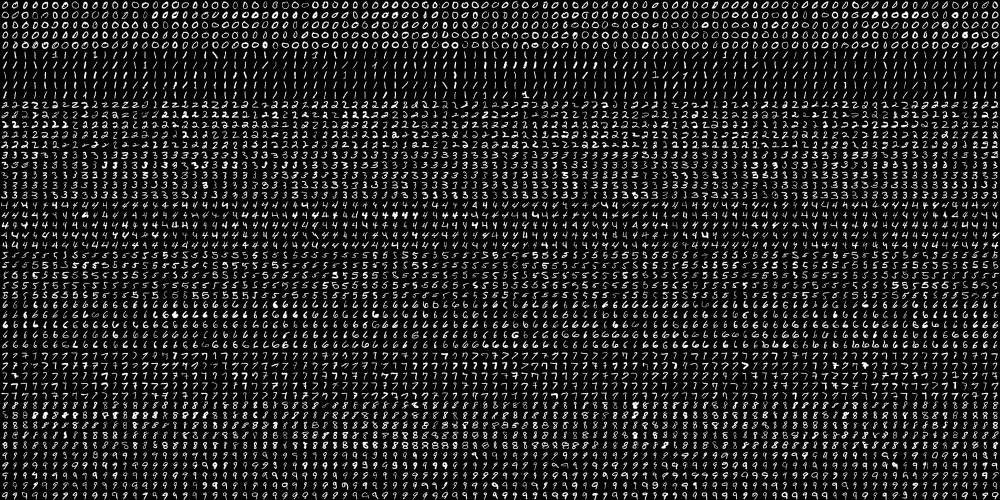
#> input picture img/digits.png, 2000 x 1000 px, found by its file name (shown at 1/2 size)
$ python knn_handwritten.py   (older library calls are emulated)
#> lines starting #> are read from the running program, lines starting #| are printed output that depends on the picture; after the words box and inside, x2 and y2 are one past the last pixel; in counts of white or black regions, pixels touching at a corner belong together
### mnist.py
"""
opencv

출처

제목: 파이썬으로 만드는 OpenCV 프로젝트
저자: 이세우
출판: 프로그래밍인사이트
"""
"""
요약

[예제 9-3] MNIST 손글씨 숫자 이미지셋 공통 모듈
"""
import cv2
import numpy as np

data = None
k = list(range(10))


def load():
    global data

    image = cv2.imread(filename="../img/digits.png")
#> image is the input picture: shape (1000, 2000, 3); min 0, max 255, mean 33.8
    gray = cv2.cvtColor(src=image, code=cv2.COLOR_BGR2GRAY)

    cells = [np.hsplit(ary=row, indices_or_sections=100) for row in np.vsplit(ary=gray, indices_or_sections=50)]
#> cells = 50 items
    data = np.array(cells)


def getData(reshape=True):
    if data is None:
        load()

    if reshape:
        full = data.reshape(-1, 400).astype(np.float32)
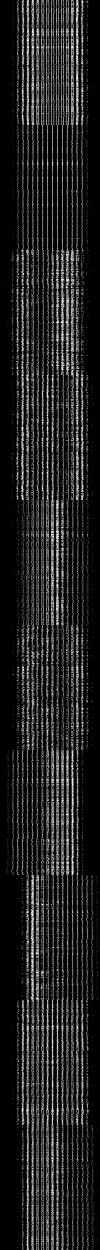
#> full: shape (5000, 400) float32 (shown at 1/4 size); min 0, max 255, mean 33.8
    else:
        full = data

    labels = np.repeat(a=k, repeats=500).reshape(-1, 1)
    return full, labels


# [26 lines left out: functions getTrain, getTest, not called in this run]


def digit2data(src, reshape=True):
    h, w = src.shape[:2]

    square = src

    if h > w:
        pad = (h - w) // 2
        square = np.zeros(shape=(h, h), dtype=np.uint8)
        square[:, pad:pad + w] = src
    elif h < w:
        pad = (w - h) // 2
        square = np.zeros(shape=(w, w), dtype=np.uint8)
        square[pad:pad + h, :] = src

    px20 = np.zeros(shape=(20, 20), dtype=np.uint8)
    px20[2:18, 2:18] = cv2.resize(src=square, dsize=(16, 16), interpolation=cv2.INTER_AREA)
    if reshape:
        px20 = px20.reshape((1, 400)).astype(np.float32)
    return px20

### knn_handwritten.py
"""
opencv

출처

제목: 파이썬으로 만드는 OpenCV 프로젝트
저자: 이세우
출판: 프로그래밍인사이트
"""
"""
요약

손글씨 숫자 이미지 맞추기
"""
import cv2
import numpy as np
import mnist


train, train_labels = mnist.getData()
#> train_labels = 5000 values from 0 to 9
knn = cv2.ml.KNearest_create()

knn.train(train, cv2.ml.ROW_SAMPLE, train_labels)

image = cv2.imread(filename="./img/4027.png")
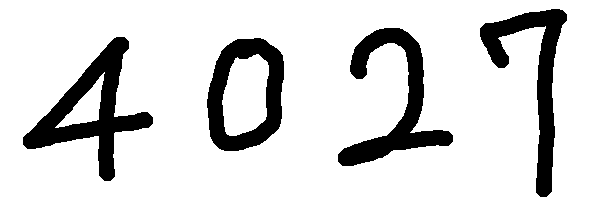
#> input picture img/4027.png, 600 x 200 px
#> image is the input picture: shape (200, 600, 3); 84.3% white; 4 black regions, box (x1, y1, x2, y2) and area: (23, 37, 153, 181) 5516, (338, 28, 453, 166) 4745, (480, 9, 567, 197) 4447, (207, 38, 284, 151) 4153
gray = cv2.cvtColor(src=image, code=cv2.COLOR_BGR2GRAY)
gray = cv2.GaussianBlur(src=gray, ksize=(5,5), sigmaX=0)
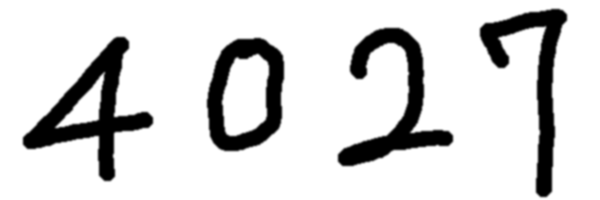
#> gray: shape (200, 600); min 0, max 255, mean 214.9
_, gray = cv2.threshold(src=gray, thresh=127, maxval=255, type=cv2.THRESH_BINARY_INV)
#> gray: shape (200, 600); 15.7% white; 4 white regions

img, contours, _ = cv2.findContours(image=gray, mode=cv2.RETR_EXTERNAL, method=cv2.CHAIN_APPROX_SIMPLE)
#> contours = 4 contours; box (x1, y1, x2, y2) and area: (207, 38, 284, 151) 7008, (23, 37, 153, 181) 6289, (338, 28, 453, 166) 4468, (480, 9, 567, 197) 4165

for c in contours:
    (x,y,w,h) = cv2.boundingRect(c)
    if w >= 5 and h >= 25:
        roi = gray[y:y+h,x:x+w]
        cv2.rectangle(img=image, pt1=(x,y), pt2=(x+w,y+h), color=(255,0,0), thickness=1)
        data = mnist.digit2data(src=roi)
        ret,result,neighbours,dist = knn.findNearest(data, k=1)
        cv2.putText(img=image, text=f"{result}", org=(x,y), fontFace=cv2.FONT_HERSHEY_PLAIN, fontScale=1.0, color=(255,0,0), thickness=1)
        cv2.imshow(winname="result", mat=image)
        cv2.waitKey()
#> this loop made 4 passes
#> (x, y, pad in digit2data, ret, result, neighbours) on passes 1 to 4: (207, 38, 18, 0, [0], [0]), (23, 37, 7, 4, [4], [4]), (338, 28, 11, 2, [2], [2]), (480, 9, 50, 7, [7], [7])
#> pass 1, `roi = gray[y:y+h,x:x+w]`:
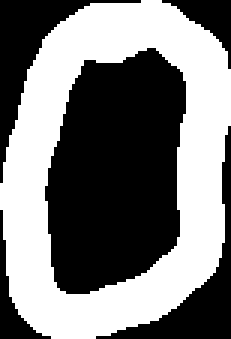
#> roi: shape (113, 77) (shown 3 times larger); 47.7% white; 1 white region, box (x1, y1, x2, y2) and area: (0, 0, 77, 113) 4154
#> pass 1, `cv2.imshow(winname="result", mat=image)`:
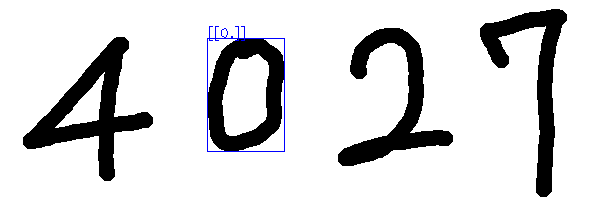
#> window 'result': shape (200, 600, 3); mean B, G, R 215, 213.9, 213.9
#> pass 2, `roi = gray[y:y+h,x:x+w]`:
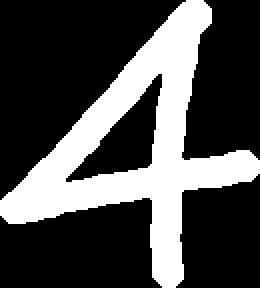
#> roi: shape (144, 130) (shown 2 times larger); 29.5% white; 1 white region, box (x1, y1, x2, y2) and area: (0, 0, 130, 144) 5523
#> after the loop:
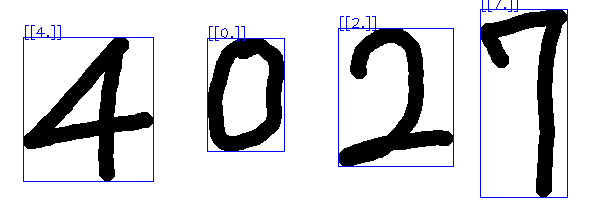
#> image: shape (200, 600, 3); 1.98% of pixels changed, all inside (x1, y1, x2, y2) = (23, 0, 568, 198)
cv2.destroyAllWindows()
